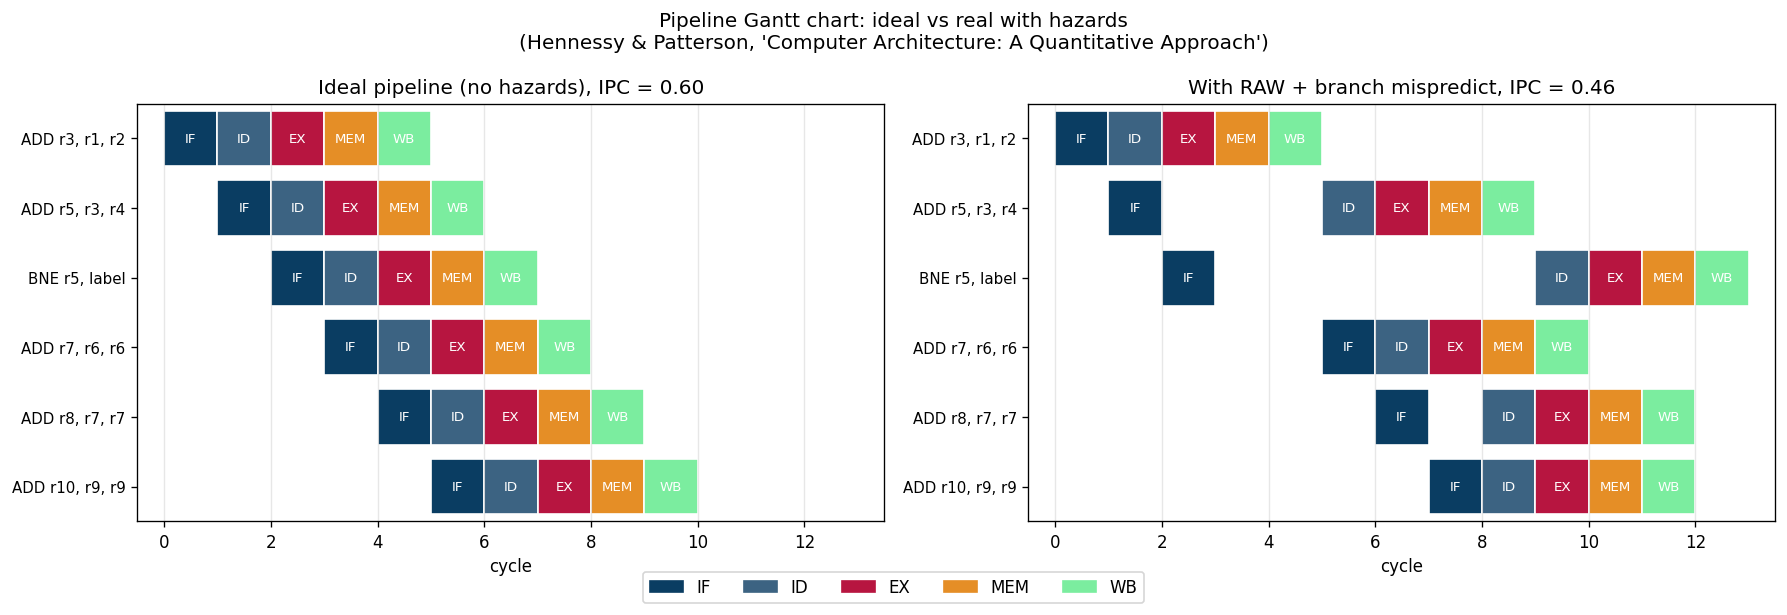

This figure's Python source:
"""
Chapter 6.3 - Pipeline hazards: why CPUs are not as fast as they look.

Phenomenon
----------
A 5-stage pipeline (IF / ID / EX / MEM / WB) lets the CPU work on 5
instructions in parallel.  Ideal throughput: 1 instruction per cycle.

Reality: data hazards force stalls (RAW: read-after-write).  Branch
mispredictions force flushes.  We render Gantt-style pipeline diagrams
showing the bubbles forming and the IPC (instructions per cycle) dropping.

Hennessy & Patterson popularized this picture in *Computer Architecture:
A Quantitative Approach* (1990) — required reading for every chip designer.
"""
import numpy as np
import matplotlib.pyplot as plt
import matplotlib.patches as mpatches
import os

STAGES = ["IF", "ID", "EX", "MEM", "WB"]

def schedule_no_forwarding(program):
    """Return a per-instruction (start_cycle_for_each_stage) schedule.
       program is a list of dicts with 'reads', 'writes', 'is_branch', 'mispred'."""
    n = len(program)
    starts = np.full((n, 5), -1)
    write_done = {}   # reg -> cycle WB completes
    cycle = 0
    for i, instr in enumerate(program):
        # Each instruction enters IF one cycle after the previous one
        if i == 0:
            ifc = 0
        else:
            ifc = starts[i-1, 0] + 1
        # ID stage waits until source registers' write_done <= ID cycle
        idc = max(ifc + 1, *(write_done.get(r, -1) + 1 for r in instr["reads"]))
        exc = idc + 1
        memc = exc + 1
        wbc  = memc + 1
        starts[i] = [ifc, idc, exc, memc, wbc]
        for w in instr["writes"]:
            write_done[w] = wbc
        # if this is a branch and mispredicts, the next instruction is squashed:
        # easiest model: the next instr gets pushed by 2 cycles (flush penalty)
        if instr.get("is_branch") and instr.get("mispred"):
            # bump the next IF cycle by 2
            if i + 1 < n:
                program[i+1]["_extra_if_offset"] = 2
        # apply pending offset
        if instr.get("_extra_if_offset"):
            starts[i, 0] += instr["_extra_if_offset"]
            # also ripple subsequent stages
            for s in range(1, 5):
                starts[i, s] = max(starts[i, s], starts[i, s-1] + 1)
    return starts

# Construct a small program: a RAW hazard, then a branch with mispredict
program = [
    dict(reads=["r1", "r2"], writes=["r3"], name="ADD r3, r1, r2"),    # 0
    dict(reads=["r3", "r4"], writes=["r5"], name="ADD r5, r3, r4"),    # 1: RAW on r3
    dict(reads=["r5"], writes=[],   is_branch=True, mispred=True,
         name="BNE r5, label"),                                        # 2: branch mispredict
    dict(reads=["r6"], writes=["r7"], name="ADD r7, r6, r6"),          # 3
    dict(reads=["r7"], writes=["r8"], name="ADD r8, r7, r7"),          # 4: RAW on r7
    dict(reads=["r9"], writes=["r10"], name="ADD r10, r9, r9"),        # 5
]

sched = schedule_no_forwarding(program)
n_cycles = sched.max() + 1
n = len(program)
ipc = n / n_cycles

# ---------- Plot ----------
fig, axes = plt.subplots(1, 2, figsize=(15, 5))

# Ideal pipeline (no hazards): each instr starts 1 cycle after the previous
ideal = np.zeros((n, 5), dtype=int)
for i in range(n):
    for s in range(5):
        ideal[i, s] = i + s
ipc_ideal = n / (ideal.max() + 1)

stage_colors = ["#0a3d62", "#3c6382", "#b71540", "#e58e26", "#7bed9f"]

for ax, schedule, title, ipc_v in [
    (axes[0], ideal, f"Ideal pipeline (no hazards), IPC = {ipc_ideal:.2f}", ipc_ideal),
    (axes[1], sched, f"With RAW + branch mispredict, IPC = {ipc:.2f}", ipc),
]:
    for i in range(n):
        for s, stage_name in enumerate(STAGES):
            cycle = schedule[i, s]
            ax.barh(i, 1.0, left=cycle, color=stage_colors[s], edgecolor="white")
            ax.text(cycle + 0.5, i, stage_name, ha="center", va="center", color="white", fontsize=8)
    ax.set_xlim(-0.5, max(ideal.max(), sched.max()) + 1.5)
    ax.set_ylim(-0.5, n - 0.5)
    ax.set_yticks(range(n))
    ax.set_yticklabels([p["name"] for p in program], fontsize=9)
    ax.invert_yaxis()
    ax.set_xlabel("cycle")
    ax.set_title(title)
    ax.grid(axis="x", alpha=0.3)

handles = [mpatches.Patch(color=c, label=s) for c, s in zip(stage_colors, STAGES)]
fig.legend(handles=handles, ncol=5, loc="lower center", bbox_to_anchor=(0.5, -0.02))
fig.suptitle("Pipeline Gantt chart: ideal vs real with hazards\n"
             "(Hennessy & Patterson, 'Computer Architecture: A Quantitative Approach')",
             fontsize=12)
fig.tight_layout()
fig.subplots_adjust(bottom=0.13)
out_path = os.path.join(os.path.dirname(__file__), "pipeline_hazards.png")
fig.savefig(out_path, dpi=120, bbox_inches="tight")
print(f"saved {out_path}")
